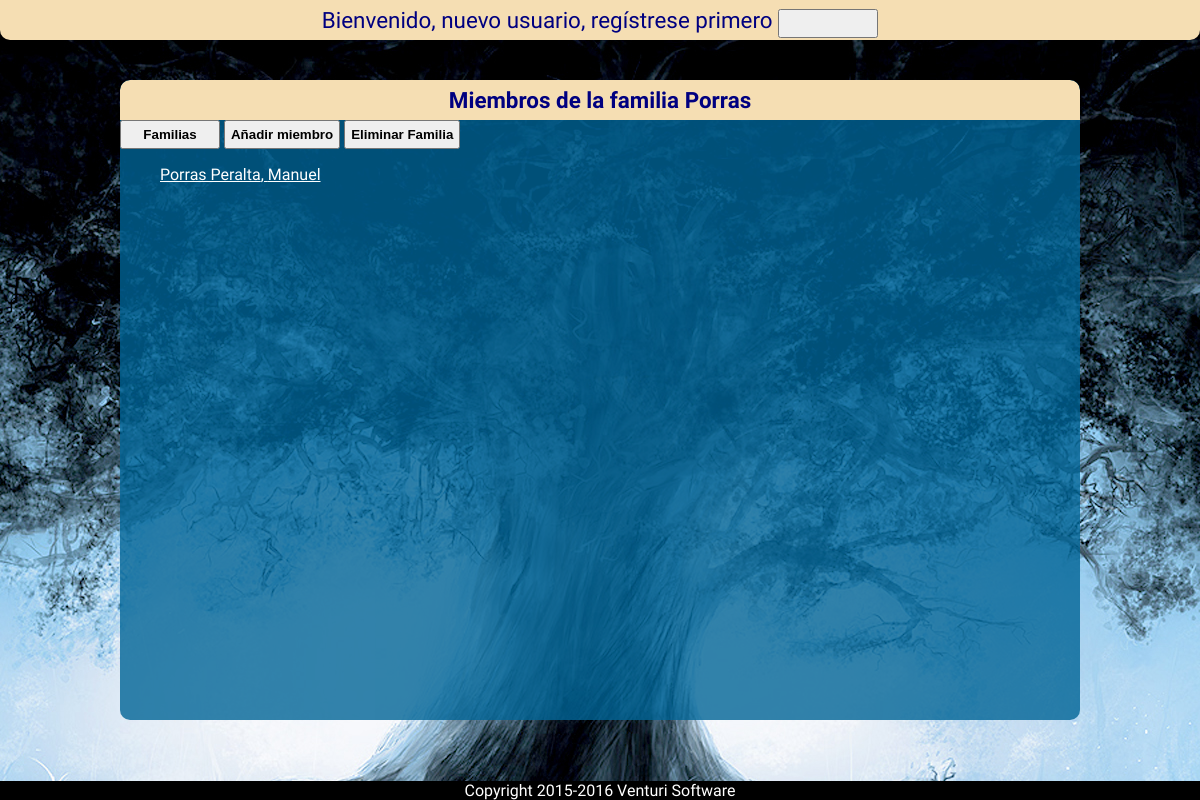
Page /family/1/ on the earlier database version.
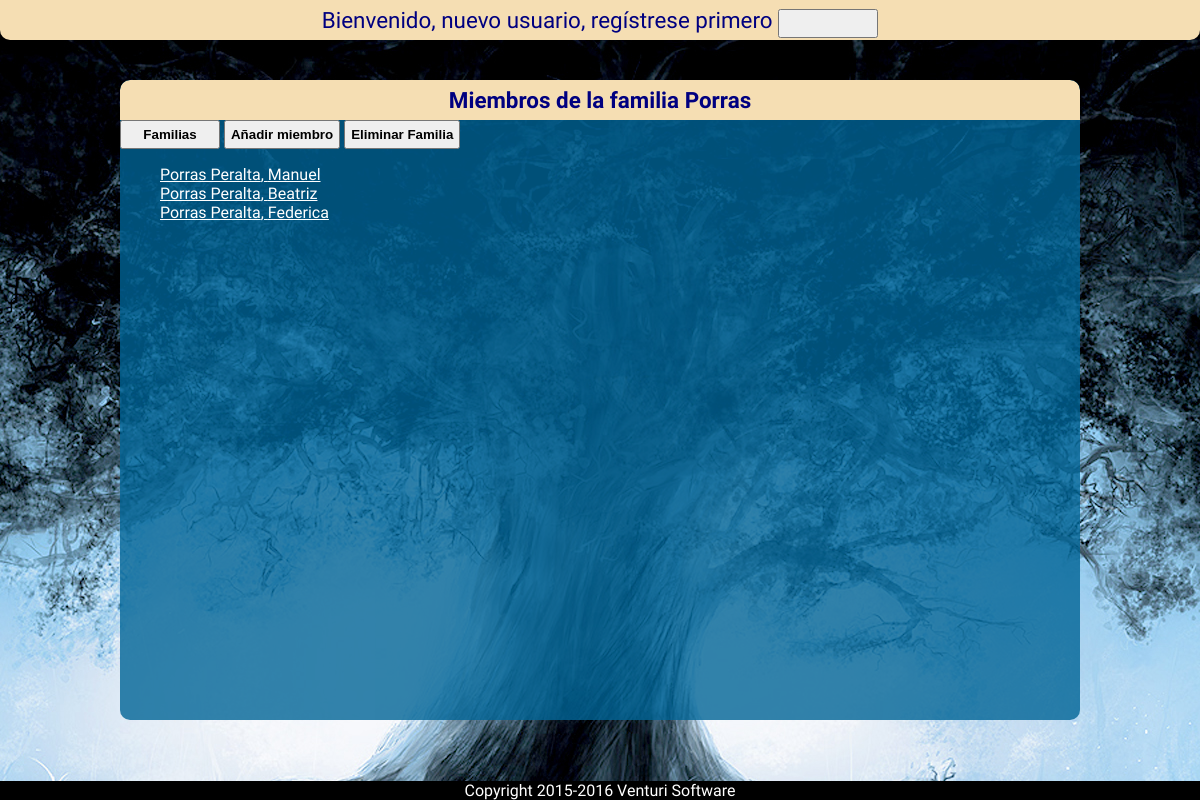
Same page on the later database version.
### family/models.py (models this page shows, shortened)
class Family(models.Model):
	family_name = models.CharField('Apellido familiar',max_length=100) #Apellido familiar
	family_count = models.IntegerField('Número de miembros',default=0) #Número de componentes de la familia
	family_id = models.CharField(max_length=24) #Id personal de la familia

class Member(models.Model):
	member_family_id = models.ForeignKey(Family,verbose_name='ID Familia') #Clave ajena que une al miembro de la familia con su familia
	member_name = models.CharField(verbose_name='Nombre',max_length=100) #Nombre del miembro de la familia
	member_surname = models.CharField(verbose_name='Apellidos',max_length=100) #Apellido o Apellidos del miembro de la familia
	member_sex = models.CharField(verbose_name='Sexo',choices=(('Hombre','Hombre'),('Mujer','Mujer'),('No especificado','No especificado')),max_length=20) #Sexo del miembro de la familia
	member_birth = models.DateField('Fecha de nacimiento',help_text='Fecha en este formato <em>YYYY-MM-DD</em>') #Fecha de nacimiento
	member_rip = models.DateField('Fecha de fallecimiento',null=True,blank=True) #Fecha de defunción
	member_profile_image = models.ImageField('Foto de perfil',null=True,blank=True) #Imagen de perfil del miembro de la familia
	member_partner_id = models.IntegerField(default=0,null=True,blank=True,verbose_name='ID Pareja') #ID del cónyuge que sirve de enlace a una nueva familia
	member_email = models.EmailField('E-Mail',null=True,blank=True) #Correo electrónico de contacto

### family/views.py (the view)
# urls.py: url(r'^(?P<req_id>[0-9])+/$', views.reqFamily, name='family'),
def reqFamily(request, req_id):
	family = get_object_or_404(Family, pk=req_id)
	members = Member.objects.filter(member_family_id=req_id)
	context = {'family':family,'members':members}
	return render(request, 'family/viewFamily.html',context)

### family/templates/family/viewFamily.html (shortened to what this page needs)
{% extends "base.html" %}
{% block content %}
<div class="cabecera_seccion">
	<h1 class="titulo_seccion">Miembros de la familia {{ family.family_name }}</h1>
	<input type="button" onclick="location.href='/family/'" value="Familias"/>
	<input onclick="location.href='/family/{{ family.id }}/member/add'" type="submit" value="Añadir miembro"/>
	<input type="button" onclick="location.href='/family/delete'" value="Eliminar Familia"/>
	{% if members %}
		<ul>
		{% for famMember in members %}
			<li><a href="/family/member/{{ famMember.id }}/">{{ famMember.member_surname }}, {{ famMember.member_name }}</a></li>
		{% endfor %}
		</ul>
	{% else %}
		<p>No hay ningún miembro registrado o dado de alta.</p>
	{% endif %}
</div>
{% endblock %}

### family/templates/base.html (shortened to what this page needs)
{% load staticfiles %}
<head>
	<link rel="stylesheet" type="text/css" href="{% static 'family/style.css' %}" />
</head>
<body>
	<div class="titulo_principal">{% block section_title %}
	{% if user.is_authenticated %}
		Bienvenido, {{ request.user.first_name.title }} {{ request.user.last_name.title }}
	{% else %}
		Bienvenido, nuevo usuario, regístrese primero
	{% endif %}{% endblock %}
		<input id="logout_button" type="submit" value="" onclick="alert(':D');"/>
	</div>
	<div class="cuerpo_seccion">
		{% block content %}{% endblock %}
	</div>
{% block footer %}<div class="footer">Copyright 2015-2016 Venturi Software</div>{% endblock %}
</body>

### family/static/family/style.css (style rules this page uses)
body { background-color: wheat; color: white; text-align: justify; font-family: Cantarell; width: 100%; margin: 0; background-image: url('./images/tree-sun.jpg'); background-position: top center; background-attachment: fixed; z-index: 0; }
input[type="button"],input[type="submit"],button { padding: 5px; width: auto; min-width: 100px; font-weight: bold; }
ul { list-style-type: none; }
a { width: auto; color: white; }
a:visited, a:before { color: white; }
.footer { display: block; position: fixed; width: 100%; bottom: 0; text-align: center; background-color: black; z-index: 1000; }
.titulo_principal { background-color: wheat; line-height: 40px; width: 100%; color: navy; left: 0; top: 0; margin: 0; padding: 0; text-align: center; font-size: 140%; border-radius: 0px 0px 10px 10px; -moz-border-radius: 0px 0px 10px 10px; -webkit-border-radius: 0px 0px 10px 10px; border: 0px; border-collapse: collapse; z-index: 500; }
#logout_button,#logout_button:focus,#logout_button::-moz-focus-inner { min-width: 40px; height: auto; position: absolute; right: 0; background-image: url('images/logout.png'); background-position: center center; background-size: contain; background-repeat: no-repeat; border: 0; background-color: wheat; outline: none; }
.titulo_seccion { background-color: wheat; line-height: 40px; width: 100%; color: navy; left: 0; top: 0; margin: 0; padding: 0; text-align: center; font-size: 140%; border-radius: 10px 10px 0px 0px; -moz-border-radius: 10px 10px 0px 0px; -webkit-border-radius: 10px 10px 0px 0px; border: 0px; border-collapse: collapse; z-index: 500; }
.cuerpo_seccion { display: block; position: fixed; top: 10%; bottom: 10%; left: 0; right: 0; background-color: rgba(0,100,150,0.8); width: 80%; height: auto; min-width: 400px; margin: auto; padding-bottom: 0.1px; border-radius: 10px 10px 10px 10px; -moz-border-radius: 10px 10px 10px 10px; -webkit-border-radius: 10px 10px 10px 10px; border: 0px; border-collapse: collapse; z-index: 500; overflow-y: auto; }

Differences in the rows shown:
added Member: member_surname "Porras Peralta", member_name "Beatriz"
added Member: member_surname "Porras Peralta", member_name "Federica"
